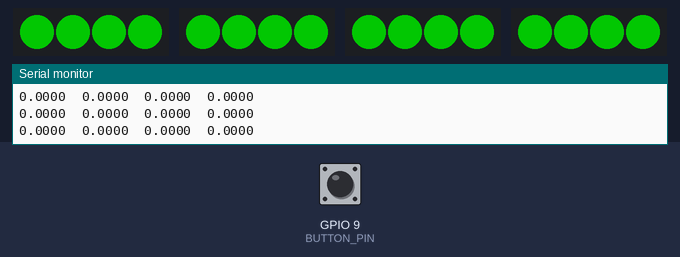
A sketch run on a simulated ESP32-S3. Parts: 4 × 4 RGB LEDs in strip order, left to right, the last lines printed to the serial monitor. Inputs (shaded band) come from the test bench; at power-on: GPIO 9 (BUTTON_PIN) HIGH. Dim RGB values are drawn brighter than linear; random numbers use the default seed unless the sketch sets one.

Above: at 1.5 s.
1.6 s: GPIO 9 (BUTTON_PIN) pulled LOW for 0.15 s
At 2.3 s:
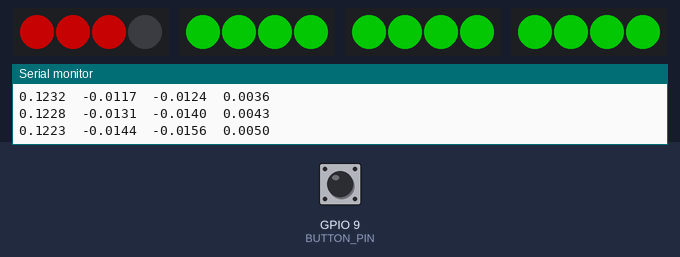
4.7 s: GPIO 9 (BUTTON_PIN) pulled LOW for 1 s
At 8.5 s:
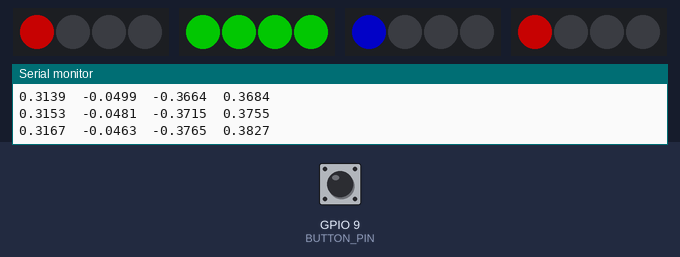
8.7 s: GPIO 9 (BUTTON_PIN) pulled LOW for 0.15 s
At 8.88 s:
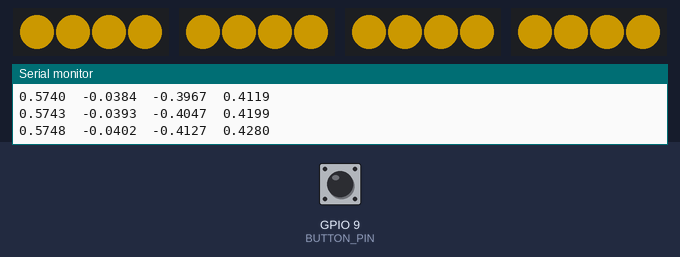
11.8 s: GPIO 9 (BUTTON_PIN) pulled LOW for 3.2 s
At 15.62 s:
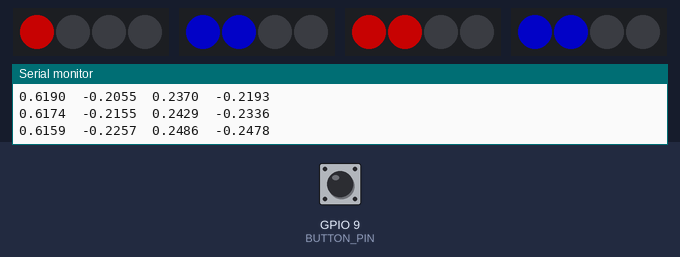
16.5 s: GPIO 9 (BUTTON_PIN) pulled LOW for 0.15 s
At 19.5 s:
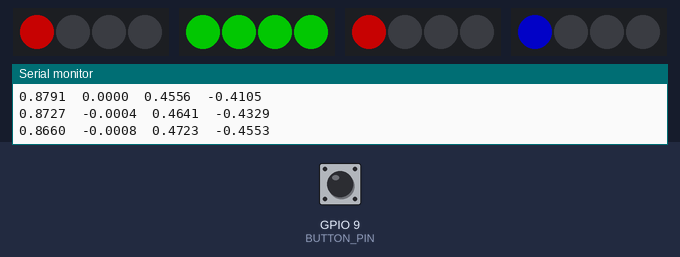
19.6 s: GPIO 9 (BUTTON_PIN) pulled LOW for 1 s
At 23.8 s:
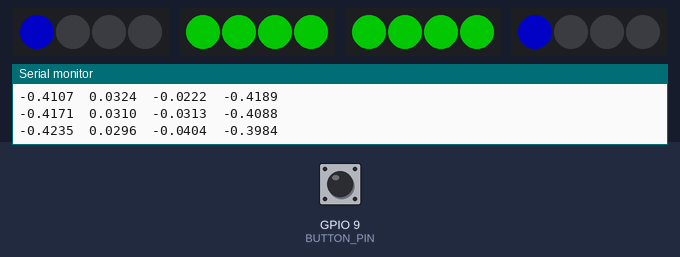
Timing chart, 0 to 25.6 s (numbered marks = the images above; inputs shaded):
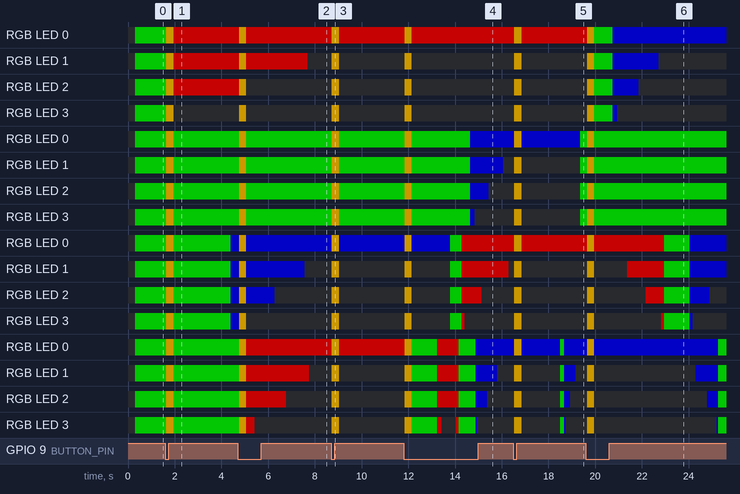

Measured:
- after the input at 1.6 s, RGB LED 0, RGB LED 1: RGB(1, 98, 1) → RGB(107, 80, 0) after 0.05 s, → RGB(98, 1, 1) 0.31 s later

The sketch:

homeostat_v3_final_1.ino
```cpp
/*
 * PROJECT: Four-unit Ashby-style Homeostat Prototype
 * BOARD:   ESP32-S3 Supermini
 * LIBRARY: FastLED
 *
 * PURPOSE
 * -------
 * Faithful recreation of Ashby's homeostat (1947) as a visual display.
 * Four coupled differential equations, fully random coupling matrix.
 * Button knock disturbs x[0], propagates through coupling to all units.
 *
 * DISPLAY
 * -------
 * 4 green LEDs per strip = at rest (x near zero)
 * LEDs drop out as x moves away from zero
 * Red = positive, Blue = negative
 * Yellow flash (all 16) = knock
 *
 * WIRING
 * ------
 * GPIO 4  -> Strip 1 data (x[0])
 * GPIO 5  -> Strip 2 data (x[1])
 * GPIO 6  -> Strip 3 data (x[2])
 * GPIO 7  -> Strip 4 data (x[3])
 * GPIO 9  -> Button -> GND
 * 5V/GND  -> LED strips, external supply recommended
 */

#include <FastLED.h>

// ---------------------------------------------------------------------------
// HARDWARE CONFIG
// ---------------------------------------------------------------------------

#define NUM_UNITS       4
#define LEDS_PER_STRIP  4

#define LED_PIN_1       4
#define LED_PIN_2       5
#define LED_PIN_3       6
#define LED_PIN_4       7

#define BUTTON_PIN      9

CRGB strips[NUM_UNITS][LEDS_PER_STRIP];

// ---------------------------------------------------------------------------
// HOMEOSTAT PARAMETERS
// ---------------------------------------------------------------------------

const float BOUND                   = 1.0f;
const float DT                      = 0.06f;
const float K_MAX                   = 0.35f;
const float DIAGONAL_DAMPING        = 0.08f;

const float KNOCK_STRENGTH_MIN      = 2.0f;
const float KNOCK_STRENGTH_MAX      = 5.0f;

const unsigned long BUTTON_DEBOUNCE_MS       = 400;
const unsigned long MIN_RECONFIG_INTERVAL_MS = 200;
const unsigned long KNOCK_FLASH_MS           = 250;

// ---------------------------------------------------------------------------
// DISPLAY
// ---------------------------------------------------------------------------

const uint8_t HUE_NEGATIVE = 160;
const uint8_t HUE_ZERO     = 96;
const uint8_t HUE_POSITIVE = 0;
const uint8_t HUE_FLASH    = 48;

// ---------------------------------------------------------------------------
// STATE
// ---------------------------------------------------------------------------

float x[NUM_UNITS] = {0.0f, 0.0f, 0.0f, 0.0f};
float k[NUM_UNITS][NUM_UNITS];

unsigned long lastReconfigTime  = 0;
unsigned long lastButtonTime    = 0;
unsigned long knockFlashStart   = 0;
bool          lastButtonState   = false;
bool          knockFlashing     = false;

// ---------------------------------------------------------------------------
// SETUP
// ---------------------------------------------------------------------------

void setup() {
  Serial.begin(115200);
  delay(300);

  pinMode(BUTTON_PIN, INPUT_PULLUP);

  FastLED.addLeds<WS2812, LED_PIN_1, GRB>(strips[0], LEDS_PER_STRIP);
  FastLED.addLeds<WS2812, LED_PIN_2, GRB>(strips[1], LEDS_PER_STRIP);
  FastLED.addLeds<WS2812, LED_PIN_3, GRB>(strips[2], LEDS_PER_STRIP);
  FastLED.addLeds<WS2812, LED_PIN_4, GRB>(strips[3], LEDS_PER_STRIP);
  FastLED.setBrightness(160);

  randomSeed(analogRead(0) + micros());
  randomizeAllK();

  renderState();
  FastLED.show();

  Serial.println("=== HOMEOSTAT v3 ===");
  Serial.println("Starts balanced. Press button to knock.");
  Serial.println("x0\tx1\tx2\tx3");
}

// ---------------------------------------------------------------------------
// MAIN LOOP
// ---------------------------------------------------------------------------

void loop() {
  float knock = readButton();

  stepHomeostat(knock);
  checkViabilityAndReconfigure();
  renderState();
  FastLED.show();
  printDebug();

  delay((int)(DT * 1000.0f));
}

// ---------------------------------------------------------------------------
// BUTTON
// ---------------------------------------------------------------------------

float readButton() {
  bool  pressed = (digitalRead(BUTTON_PIN) == LOW);
  float knock   = 0.0f;
  unsigned long now = millis();

  if (pressed && !lastButtonState && (now - lastButtonTime > BUTTON_DEBOUNCE_MS)) {
    knock           = randomFloat(KNOCK_STRENGTH_MIN, KNOCK_STRENGTH_MAX);
    lastButtonTime  = now;
    knockFlashStart = now;
    knockFlashing   = true;
    Serial.print("KNOCK=");
    Serial.println(knock, 2);
  }

  lastButtonState = pressed;
  return knock;
}

// ---------------------------------------------------------------------------
// HOMEOSTAT EQUATIONS
// ---------------------------------------------------------------------------

void stepHomeostat(float knock) {
  float dx[NUM_UNITS] = {0, 0, 0, 0};

  for (int i = 0; i < NUM_UNITS; i++)
    for (int j = 0; j < NUM_UNITS; j++)
      dx[i] += k[i][j] * x[j];

  dx[0] += knock;

  for (int i = 0; i < NUM_UNITS; i++) {
    x[i] += DT * dx[i];
    x[i] = constrain(x[i], -BOUND * 3.0f, BOUND * 3.0f);
  }
}

// ---------------------------------------------------------------------------
// VIABILITY + ADAPTATION
// ---------------------------------------------------------------------------

void checkViabilityAndReconfigure() {
  unsigned long now = millis();
  if (now - lastReconfigTime < MIN_RECONFIG_INTERVAL_MS) return;

  for (int i = 0; i < NUM_UNITS; i++) {
    if (fabsf(x[i]) > BOUND) {
      randomizeRow(i);
      x[i] = 0.0f;
      lastReconfigTime = now;
      Serial.print("Reconfig unit ");
      Serial.println(i);
      return;
    }
  }
}

// ---------------------------------------------------------------------------
// COEFFICIENT RANDOMIZATION
// ---------------------------------------------------------------------------

void randomizeAllK() {
  for (int i = 0; i < NUM_UNITS; i++) randomizeRow(i);
}

void randomizeRow(int i) {
  for (int j = 0; j < NUM_UNITS; j++) {
    k[i][j] = (i == j)
      ? -DIAGONAL_DAMPING
      : randomFloat(-K_MAX, K_MAX);
  }
}

float randomFloat(float low, float high) {
  return low + (high - low) * ((float)random(0, 10001) / 10000.0f);
}

// ---------------------------------------------------------------------------
// LED DISPLAY
// ---------------------------------------------------------------------------

void renderState() {
  unsigned long now = millis();

  if (knockFlashing) {
    if (now - knockFlashStart < KNOCK_FLASH_MS) {
      for (int i = 0; i < NUM_UNITS; i++)
        for (int j = 0; j < LEDS_PER_STRIP; j++)
          strips[i][j] = CHSV(HUE_FLASH, 255, 255);
      return;
    } else {
      knockFlashing = false;
    }
  }

  for (int i = 0; i < NUM_UNITS; i++) {
    float magnitude = constrain(fabsf(x[i]) / 0.3f, 0.0f, 1.0f);
    uint8_t litCount = LEDS_PER_STRIP - (uint8_t)(magnitude * (LEDS_PER_STRIP - 1));
    litCount = constrain(litCount, 1, LEDS_PER_STRIP);

    uint8_t hue = (x[i] > 0.08f) ? HUE_POSITIVE
                : (x[i] < -0.08f) ? HUE_NEGATIVE
                : HUE_ZERO;

    for (int j = 0; j < LEDS_PER_STRIP; j++) {
      if (j < litCount) {
        strips[i][j] = CHSV(hue, 220, 200);
      } else {
        strips[i][j] = CRGB::Black;
      }
    }
  }
}

// ---------------------------------------------------------------------------
// SERIAL DEBUG
// ---------------------------------------------------------------------------

void printDebug() {
  static unsigned long lastPrint = 0;
  unsigned long now = millis();
  if (now - lastPrint < 50) return;
  lastPrint = now;

  Serial.print(x[0], 4); Serial.print('\t');
  Serial.print(x[1], 4); Serial.print('\t');
  Serial.print(x[2], 4); Serial.print('\t');
  Serial.println(x[3], 4);
}

/*
 * ---------------------------------------------------------------------------
 * FLASH INSTRUCTIONS
 * ---------------------------------------------------------------------------
 * Board:   ESP32S3 Dev Module (or ESP32-S3 Supermini)
 * USB:     CDC (Tools > USB Mode > Hardware CDC and JTAG)
 * Library: FastLED (Library Manager)
 *
 * TUNING:
 *   KNOCK_STRENGTH_MIN/MAX  -- random knock range
 *   BOUND                   -- viable range, triggers S2
 *   K_MAX                   -- coupling strength
 *   DIAGONAL_DAMPING        -- self damping, speed of return to green
 *   MIN_RECONFIG_INTERVAL_MS -- speed of S2 hunting
 * ---------------------------------------------------------------------------
 */
```
